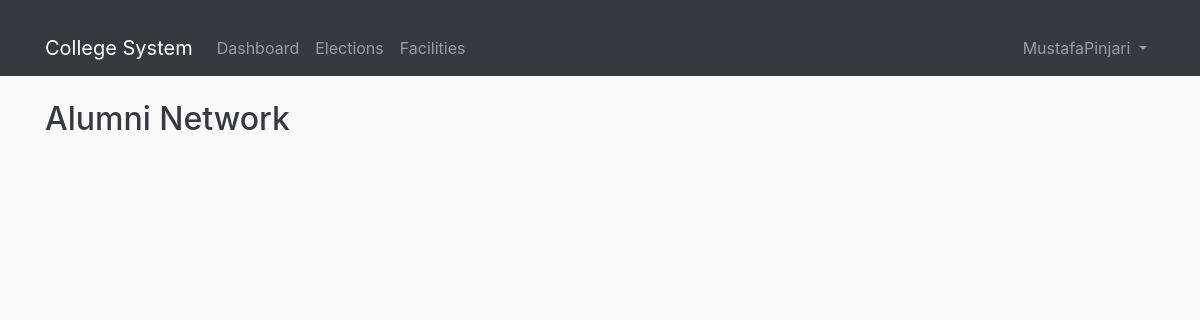
Before: /facilities/alumni-network/ (signed in) with the older database file.
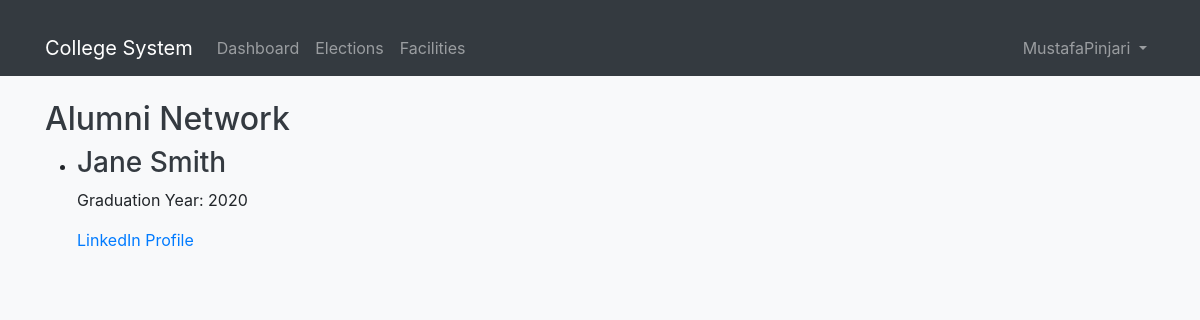
After: the same page with the newer database file.
### facilities/models.py (models this page shows, shortened)
class Alumni(models.Model):
    name = models.CharField(max_length=200)
    graduation_year = models.IntegerField()
    linkedin_profile = models.URLField(blank=True)

### facilities/views.py (the view)
# urls.py: path('alumni-network/', views.alumni_network, name='alumni_network'),
@login_required
def alumni_network(request):
    alumni = Alumni.objects.all()
    return render(request, 'facilities/alumni_network.html', {'alumni': alumni})

### facilities/templates/facilities/alumni_network.html (shortened to what this page needs)
{% extends 'base.html' %}
{% block content %}
<h2>Alumni Network</h2>
<ul>
    {% for alum in alumni %}
        <li>
            <h3>{{ alum.name }}</h3>
            <p>Graduation Year: {{ alum.graduation_year }}</p>
            <p><a href="{{ alum.linkedin_profile }}" target="_blank">LinkedIn Profile</a></p>
        </li>
    {% endfor %}
</ul>
{% endblock %}

Changed rows visible on the page:
added Alumni: name "Jane Smith", graduation_year "2020"
